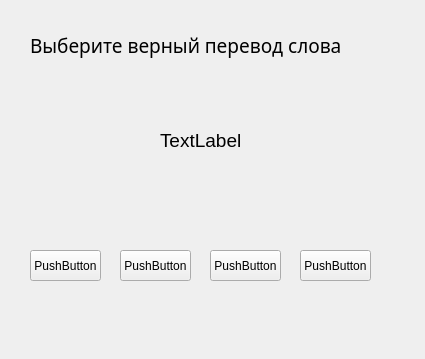
<?xml version="1.0" encoding="UTF-8"?>
<ui version="4.0">
 <class>Form</class>
 <widget class="QWidget" name="Form">
  <property name="geometry">
   <rect>
    <x>0</x>
    <y>0</y>
    <width>425</width>
    <height>359</height>
   </rect>
  </property>
  <property name="windowTitle">
   <string>Form</string>
  </property>
  <widget class="QLabel" name="lesson_lbl">
   <property name="geometry">
    <rect>
     <x>30</x>
     <y>30</y>
     <width>331</width>
     <height>31</height>
    </rect>
   </property>
   <property name="font">
    <font>
     <family>Microsoft YaHei</family>
     <pointsize>14</pointsize>
    </font>
   </property>
   <property name="text">
    <string>Выберите верный перевод слова</string>
   </property>
  </widget>
  <widget class="QLabel" name="word_lb">
   <property name="geometry">
    <rect>
     <x>160</x>
     <y>130</y>
     <width>91</width>
     <height>21</height>
    </rect>
   </property>
   <property name="font">
    <font>
     <pointsize>14</pointsize>
    </font>
   </property>
   <property name="text">
    <string>TextLabel</string>
   </property>
  </widget>
  <widget class="QPushButton" name="transl_btn1">
   <property name="geometry">
    <rect>
     <x>30</x>
     <y>250</y>
     <width>71</width>
     <height>31</height>
    </rect>
   </property>
   <property name="text">
    <string>PushButton</string>
   </property>
  </widget>
  <widget class="QPushButton" name="transl_btn2">
   <property name="geometry">
    <rect>
     <x>120</x>
     <y>250</y>
     <width>71</width>
     <height>31</height>
    </rect>
   </property>
   <property name="text">
    <string>PushButton</string>
   </property>
  </widget>
  <widget class="QPushButton" name="transl_btn3">
   <property name="geometry">
    <rect>
     <x>210</x>
     <y>250</y>
     <width>71</width>
     <height>31</height>
    </rect>
   </property>
   <property name="text">
    <string>PushButton</string>
   </property>
  </widget>
  <widget class="QPushButton" name="transl_btn4">
   <property name="geometry">
    <rect>
     <x>300</x>
     <y>250</y>
     <width>71</width>
     <height>31</height>
    </rect>
   </property>
   <property name="text">
    <string>PushButton</string>
   </property>
  </widget>
 </widget>
 <resources/>
 <connections/>
</ui>
